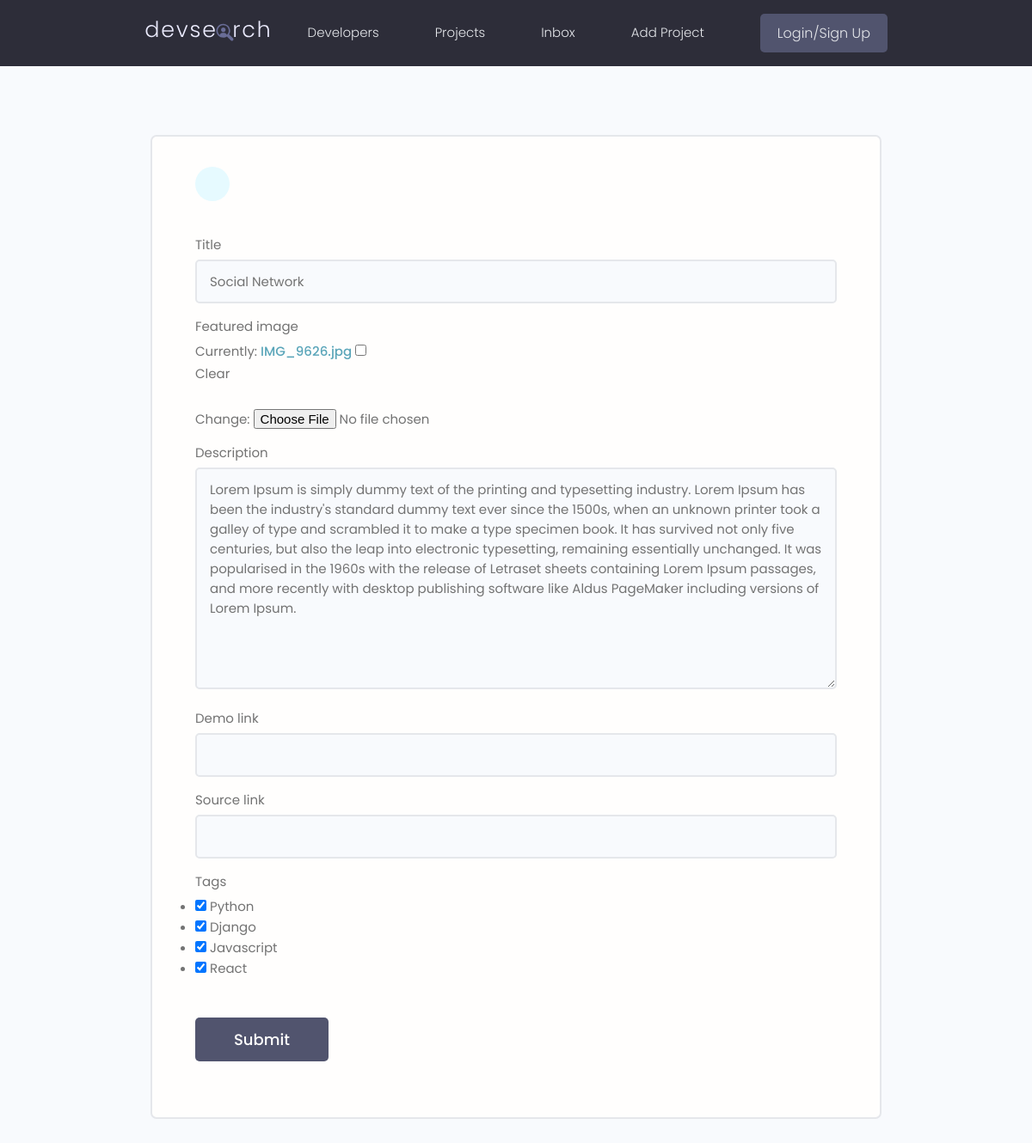
The app's page /projects/update-project/fbee412da4134bbe830f448eebc72a6a/, older data.
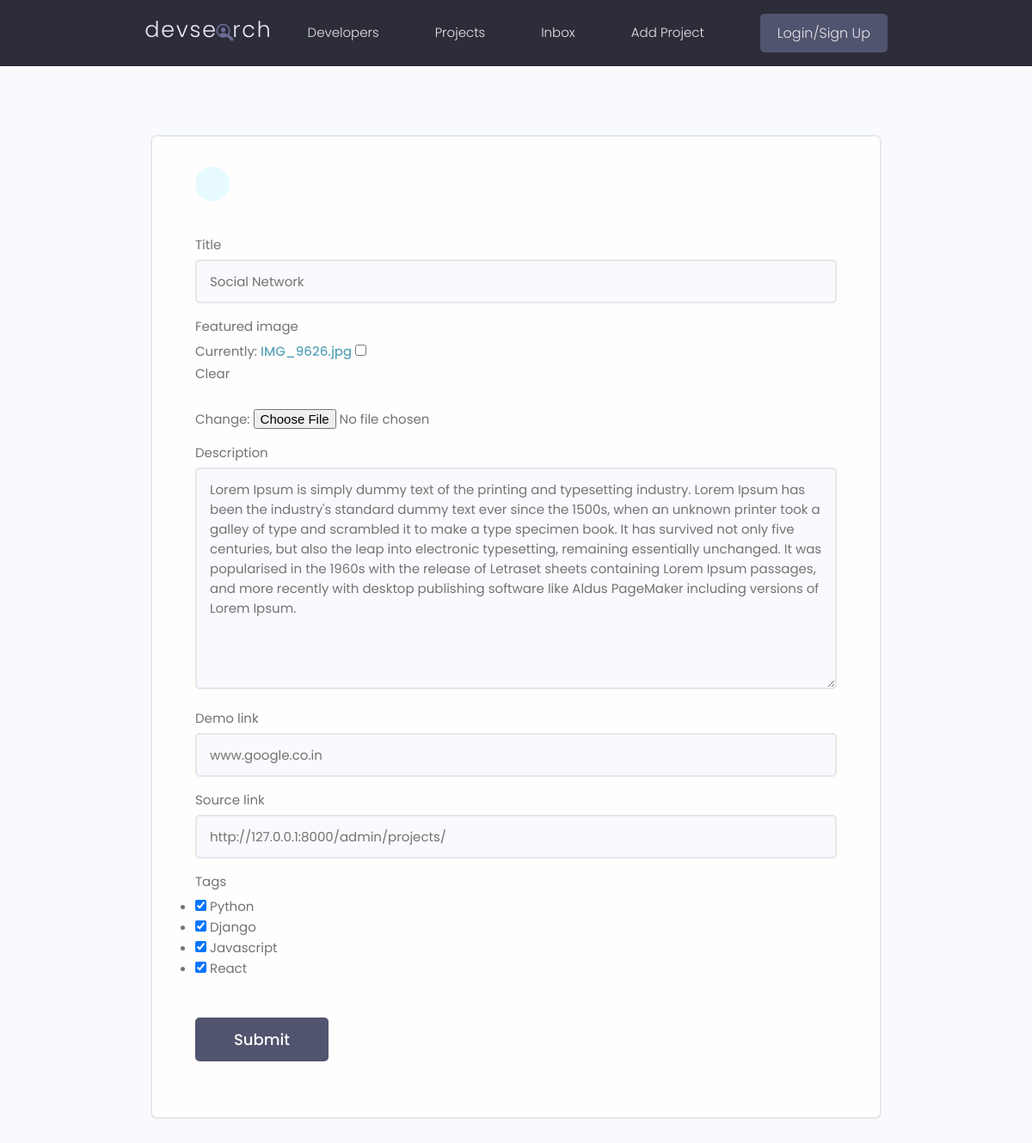
The same page, newer data.
### projects/models.py (models this page shows, shortened)
class Project(models.Model):
    owner = models.ForeignKey(
        Profile, null=True, blank=True, on_delete=models.SET_NULL)
    title = models.CharField(max_length=200)
    description = models.TextField(null=True,blank=True)
    featured_image = models.ImageField(null=True, blank=True, default="default.jpg")
    demo_link = models.CharField(max_length=2000,null=True,blank=True)
    source_link = models.CharField(max_length=2000,null=True,blank=True)
    tags = models.ManyToManyField('Tag', blank=True)
    vote_total = models.IntegerField(default=0,null=True, blank=True)
    vote_ratio = models.IntegerField(default=0,null=True, blank=True)
    created = models.DateField(auto_now_add=True)
    id = models.UUIDField(default=uuid.uuid4,unique=True,primary_key=True,editable=False)

### projects/views.py (the view)
# urls.py: path('update-project/<str:pk>/',views.updateProject, name="update-project"),
def updateProject(request,pk):
    project = Project.objects.get(id=pk)
    form = ProjectForm(instance=project)
    if request.method == 'POST':
        form = ProjectForm(request.POST, request.FILES, instance=project)
        if form.is_valid():
            form.save()
            return redirect('projects')
    context = {'form':form}
    return render(request, 'projects/project_form.html', context)

### projects/forms.py
class ProjectForm(ModelForm):
    class Meta:
        model = Project
        fields = ['title', 'featured_image','description', 'demo_link', 'source_link', 'tags']
        widgets = {
            'tags': forms.CheckboxSelectMultiple(),
        }
    def __init__(self, *args, **kwargs):
        super(ProjectForm, self).__init__(*args, **kwargs)
        for name, field in self.fields.items():
            field.widget.attrs.update({'class': 'input'})

### projects/models.py (called while the page is built)
    def __str__(self):
        return self.name

### projects/templates/projects/project_form.html (shortened to what this page needs)
{% extends 'main.html' %}
{% block content %}
    <main class="formPage my-xl">
        <div class="content-box">
            <div class="formWrapper">
                <a class="backButton" href="#"></a>
                <br>
                <form class="form" method="POST" enctype="multipart/form-data">
                    {% for field in form %}
                    <div class="form__field">
                        <label for="formInput#text"> {{field.label}} </label>
                        {{ field }}
                    </div>
                    {% endfor %}
                    <input class="btn btn--sub btn--lg  my-md" type="submit" value="Submit" />
                </form>
            </div>
        </div>
    </main>
{% endblock content %}

Row changes from the older to the newer data that the page shows:
changed Project "Social Network": demo_link (not shown) → "www.google.co.in"; source_link (not shown) → "http://127.0.0.1:8000/admin/projects/"
